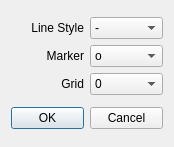
<?xml version="1.0" encoding="UTF-8"?>
<ui version="4.0">
 <class>dlgSetting</class>
 <widget class="QDialog" name="dlgSetting">
  <property name="geometry">
   <rect>
    <x>0</x>
    <y>0</y>
    <width>174</width>
    <height>147</height>
   </rect>
  </property>
  <property name="sizePolicy">
   <sizepolicy hsizetype="Fixed" vsizetype="Fixed">
    <horstretch>0</horstretch>
    <verstretch>0</verstretch>
   </sizepolicy>
  </property>
  <property name="minimumSize">
   <size>
    <width>174</width>
    <height>147</height>
   </size>
  </property>
  <property name="maximumSize">
   <size>
    <width>174</width>
    <height>147</height>
   </size>
  </property>
  <property name="windowTitle">
   <string>Settings</string>
  </property>
  <layout class="QVBoxLayout" name="verticalLayout">
   <item>
    <layout class="QGridLayout" name="gridLayout">
     <item row="0" column="1">
      <widget class="QLabel" name="label">
       <property name="text">
        <string>&lt;html&gt;&lt;head/&gt;&lt;body&gt;&lt;p align=&quot;right&quot;&gt;Line Style&lt;/p&gt;&lt;/body&gt;&lt;/html&gt;</string>
       </property>
      </widget>
     </item>
     <item row="1" column="2">
      <widget class="QComboBox" name="cbMarker">
       <property name="maximumSize">
        <size>
         <width>100</width>
         <height>16777215</height>
        </size>
       </property>
       <item>
        <property name="text">
         <string>o</string>
        </property>
       </item>
       <item>
        <property name="text">
         <string>x</string>
        </property>
       </item>
       <item>
        <property name="text">
         <string>s</string>
        </property>
       </item>
       <item>
        <property name="text">
         <string>+</string>
        </property>
       </item>
       <item>
        <property name="text">
         <string>^</string>
        </property>
       </item>
       <item>
        <property name="text">
         <string>p</string>
        </property>
       </item>
       <item>
        <property name="text">
         <string>D</string>
        </property>
       </item>
       <item>
        <property name="text">
         <string>v</string>
        </property>
       </item>
      </widget>
     </item>
     <item row="1" column="1">
      <widget class="QLabel" name="label_2">
       <property name="text">
        <string>&lt;html&gt;&lt;head/&gt;&lt;body&gt;&lt;p align=&quot;right&quot;&gt;Marker&lt;/p&gt;&lt;/body&gt;&lt;/html&gt;</string>
       </property>
      </widget>
     </item>
     <item row="0" column="2">
      <widget class="QComboBox" name="cbLineStyle">
       <property name="maximumSize">
        <size>
         <width>100</width>
         <height>16777215</height>
        </size>
       </property>
       <item>
        <property name="text">
         <string>-</string>
        </property>
       </item>
       <item>
        <property name="text">
         <string> </string>
        </property>
       </item>
       <item>
        <property name="text">
         <string>--</string>
        </property>
       </item>
       <item>
        <property name="text">
         <string>-:</string>
        </property>
       </item>
       <item>
        <property name="text">
         <string>:</string>
        </property>
       </item>
      </widget>
     </item>
     <item row="2" column="2">
      <widget class="QComboBox" name="cbGrid">
       <item>
        <property name="text">
         <string>0</string>
        </property>
       </item>
       <item>
        <property name="text">
         <string>1</string>
        </property>
       </item>
      </widget>
     </item>
     <item row="2" column="1">
      <widget class="QLabel" name="label_3">
       <property name="text">
        <string>&lt;html&gt;&lt;head/&gt;&lt;body&gt;&lt;p align=&quot;right&quot;&gt;Grid&lt;/p&gt;&lt;/body&gt;&lt;/html&gt;</string>
       </property>
      </widget>
     </item>
    </layout>
   </item>
   <item>
    <widget class="QDialogButtonBox" name="buttonBox">
     <property name="orientation">
      <enum>Qt::Horizontal</enum>
     </property>
     <property name="standardButtons">
      <set>QDialogButtonBox::Cancel|QDialogButtonBox::Ok</set>
     </property>
    </widget>
   </item>
  </layout>
 </widget>
 <resources/>
 <connections>
  <connection>
   <sender>buttonBox</sender>
   <signal>accepted()</signal>
   <receiver>dlgSetting</receiver>
   <slot>accept()</slot>
   <hints>
    <hint type="sourcelabel">
     <x>248</x>
     <y>254</y>
    </hint>
    <hint type="destinationlabel">
     <x>157</x>
     <y>274</y>
    </hint>
   </hints>
  </connection>
  <connection>
   <sender>buttonBox</sender>
   <signal>rejected()</signal>
   <receiver>dlgSetting</receiver>
   <slot>reject()</slot>
   <hints>
    <hint type="sourcelabel">
     <x>316</x>
     <y>260</y>
    </hint>
    <hint type="destinationlabel">
     <x>286</x>
     <y>274</y>
    </hint>
   </hints>
  </connection>
 </connections>
</ui>
